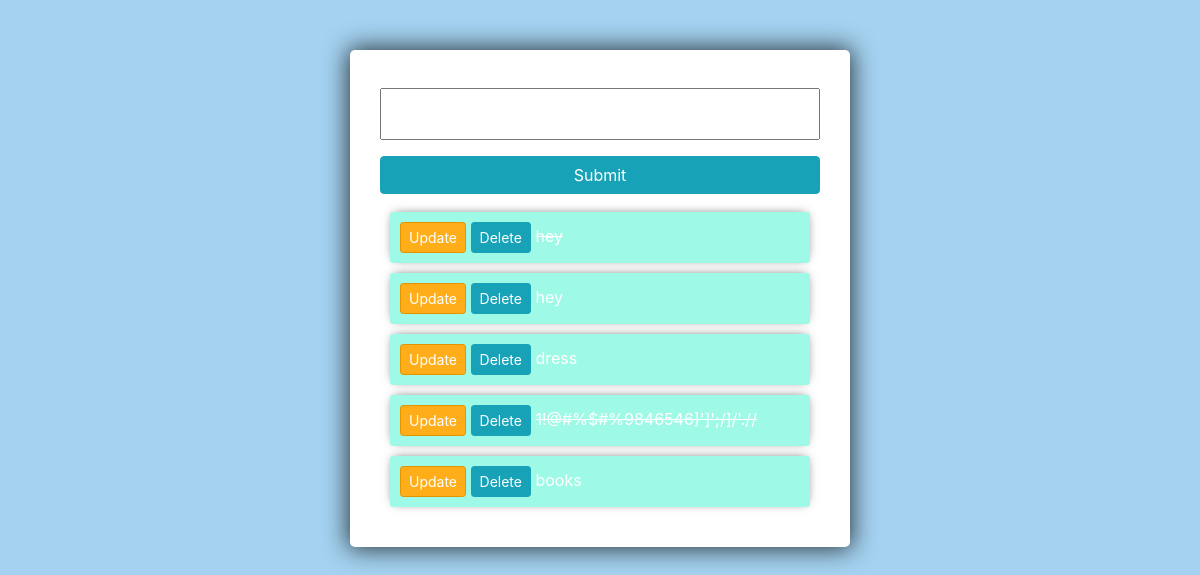
Before: / with the older database file.
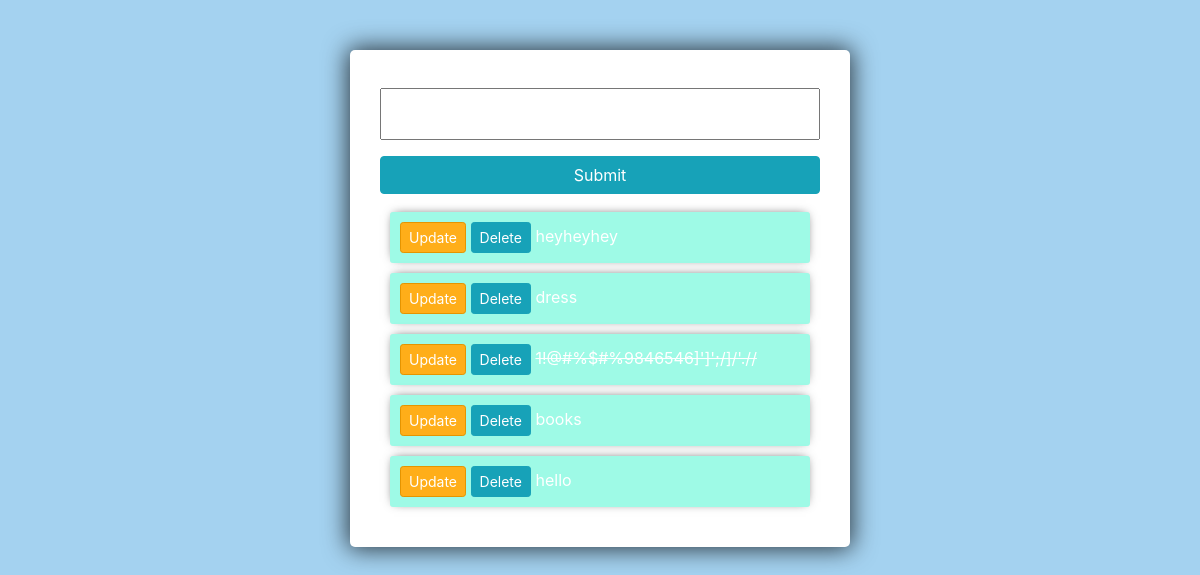
After: the same page with the newer database file.
### tasks/models.py (models this page shows)
class Tasks(models.Model):
    taskname = models.CharField(max_length=200)
    complete = models.BooleanField(default=False)
    created = models.DateTimeField(auto_now_add=True)
    def __str__(self):
        return self.taskname

### tasks/views.py (the view)
# urls.py: path('', views.index, name="index"),
def index(request):
    tasks = Tasks.objects.all()
    form = TForm()
    if request.method=="POST":
        form = TForm(request.POST)
        if form.is_valid():
            form.save()
        return redirect("/")
    content = {"tasks":tasks, "form":form}
    return render(request, "tasks/index.html", content)

### tasks/forms.py
class TForm(forms.ModelForm):
    class Meta:
        model = Tasks
        fields = '__all__'

### tasks/templates/tasks/index.html (shortened to what this page needs)
<!DOCTYPE html>
{% load static %}
<html lang="en">
<link rel="stylesheet" href="https://stackpath.bootstrapcdn.com/bootstrap/4.5.2/css/bootstrap.min.css">
<link rel="stylesheet" href="{% static 'css/index.css'%}">
<body>
<div class="main">
    <form method="POST" action="/">
    {{form.taskname}}
    <input class="btn btn-info" type="submit" name="create task" ></input>
    </form>
    {% for task in tasks %}
    <div class="item">
            <a class=" btn btn-sm btn-danger" href="{% url 'updatetask' task.id %}">Update</a>
            <a class="btn btn-sm btn-info" href="{% url 'delete' task.id %}">Delete</a>
            {%if task.complete == True%}
            <strike>{{task}}</strike>
            {%else%}
            <span>{{task}}</span>
            {%endif%}
        </div>
    {% endfor %}
</div>
</body>
</html>

### static/css/index.css (style rules this page uses)
body { background: rgb(164, 210, 240); }
.main { background: white; width: 500px; border-radius: 5px; margin: 50px auto; padding: 30px; box-shadow: 0px 0px 25px 2px rgba(0,0,0,0.75); }
.item { background-color: #9efae6; margin: 10px; padding: 10px; border-radius: 3px; color: #fff; font-size: 16px; box-shadow: 0px -1px 10px -4px rgba(0,0,0,0.75); }
.btn-danger { background-color: #ffae19; border-color: #e59400; }
input { width: 100%; padding: 12px 20px; margin: 8px 0; box-sizing: border-box; }

Changed rows visible on the page:
removed Tasks: taskname "hey"
changed Tasks: complete True → False (drawn); taskname "hey" → "heyheyhey"
added Tasks: taskname "hello"
